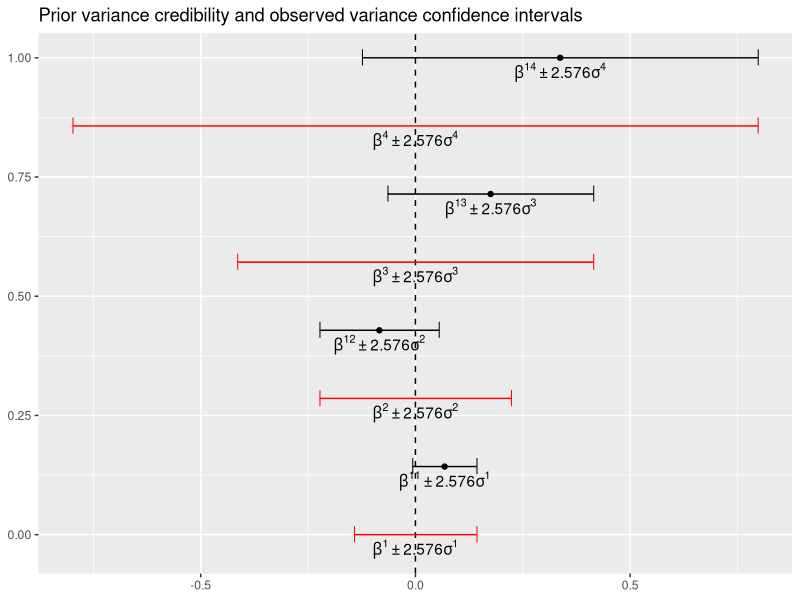

Source code (R):
## ---- chunk 1

beta0<- 0
beta1<- c(0.090,0.140,1.090,1.781)
var1<- c(0.029,0.054,0.093,0.179)
var1<- var1^2
pi0<- rep(1/3,3)

## ---- chunk 2

## variance of prior 
## REFERENCE : Combining Statistical evidence from several Studies , Kuiper et al, page 9 (69-70) and Figure 2.
#beta  = vector of parameter estimates where beta[i] is for ith study 
#sigma  = vector of standard errors where sigma[i] is for ith study 

prior.var<- function(beta,sigma, percent = 99){
  #setup
  data<- matrix(0, ncol = 2 , nrow = length(beta))
  percent<- (percent / 100)
  percent<- percent + (1-percent)/2
  multiplier<- qnorm(percent)
  # get min/max
  data[,1]<- beta - sigma*multiplier
  data[,2]<- beta + sigma*multiplier
  
  bounds<- abs(data)
  output <- apply(X = bounds,MARGIN = 1,max)
  output <- ((output / multiplier))^2 
  output
}


## ---- chunk 3

var0<- prior.var(beta1,sigma = sqrt(var1))
var0

## ---- chunk 4

## Unconstrained posterior parameters 
## REFERENCE : Combining Statistical evidence from several Studies , Kuiper et al, page 9 (70) .


u.post.param<- function(prior.beta,prior.var,data.beta,data.var){

  beta.var<- 1/ ((1/prior.var)  + (1/data.var)) 
  beta.tilda<-(prior.beta * (1/prior.var)  + data.beta * (1/data.var))*beta.var
  
  out<- rbind(beta.tilda,beta.var)
  rownames(out)<- c("u.beta.post","u.var.post")
  out
}

## ---- chunk 5

u.post.variables <- u.post.param(prior.beta = beta0,prior.var = var0,data.beta = beta1,data.var = var1) 
u.post.variables
u.post.variables <- u.post.param(beta0,var0,beta1,var1) 
beta1.post<- u.post.variables[1,]
var1.post<- u.post.variables[2,]
## ---- chunk 6
## Unconstrained posterior proportions and Unconstrained prior proportions 
## REFERENCE : Combining Statistical evidence from several Studies , Kuiper et al, page 72.
sampl.data2<- function(n,prior.mean,posterior.mean,prior.sd,posterior.sd,hypothesis = 1){
  if(hypothesis == "1"){
    "%a%" = function(x,y){x > y}
  } else { 
    "%a%" = function(x,y) {
      x < y
    }
  }
  
  n.post<- length(posterior.mean)
  Cm<- Fm<- names.vec<- rep(0,n.post)

  Cm[]<- 0.5
  
  for(i in 1:n.post){
    Fm[i]<- mean(ifelse(rnorm(n,posterior.mean[i],posterior.sd[i]) %a% prior.mean , 1 , 0))
    
    names.vec[i]<- paste("prob.post",i,sep = "")
    
  }
  
  out<- matrix(0,ncol = (n.post), nrow = 2)
  rownames(out)<- c("Fm","Cm")
  colnames(out)<- names.vec
  out[2,]<- Cm
  out[1,]<- Fm
  out
}

## ---- chunk 7
temp.proportions<- sampl.data2(n = 100000 ,prior.mean =  0, posterior.mean = beta1.post, prior.sd = sqrt(var0) , posterior.sd = sqrt(var1.post),hypothesis = 1)
temp.proportions
## ---- chunk 8
## Calculating unconstrained Bayes Factors. 
## REFERENCE : Combining Statistical evidence from several Studies , Kuiper et al, page 72.

BF.mu.func<- function(prior.mean,posterior.mean,sd.prior,sd.posterior,n = 1000){
  #BF_0u NULL
  n.studies<- length(posterior.mean)
  name.vec<- rep(NA,n.studies)
  for(i in 1:n.studies){
    name.vec[i]<- paste0("study",i)
  }
  BF.0u<- rep(0,n.studies)
  for( i in 1:n.studies){
    BF.0u[i]<- dnorm(prior.mean,posterior.mean[i],sd.posterior[i])/dnorm(prior.mean,prior.mean,sd.prior[i]) 
  }
  
  ## Run sampler for BF.1u
  temp.proportions<- sampl.data2(n,prior.mean,posterior.mean,sd.prior,sd.posterior,hypothesis = 1)
  # BF_1u in the case m = > 
  
  ### CHECK 
  BF.1u<- temp.proportions[1,] /  temp.proportions[2,]
  
  # BF.2u in the case m = <
  
  BF.2u<- (1 - temp.proportions[1,]) / temp.proportions[2,]
  ### CHECK 
 
  out<- rbind(BF.0u,BF.1u,BF.2u)
  rownames(out)<- c("H:0","H:>","H:<")
  colnames(out)<- name.vec
  out
}

## ---- chunk 9
BF.mu<- BF.mu.func(prior.mean =  0, posterior.mean = beta1.post,sd.prior = sqrt(var0) , sd.posterior = sqrt(var1.post),n = 100000 )
BF.mu
## ---- chunk 10
### Posterior Model Probabilities for Hm  = pi1
# single update 
pi0.to.1<- function(pi0,BF){
  # Pi0 are the prior Model Probabilities and BF are the Bayes factors BF.mu for a single study
  # Careful not to use the whole matrix of BF's here !
  
  out<- (pi0*BF) / sum(pi0*BF) 
  out
}
## ---- chunk 11
pi0.to.1(pi0,BF.mu[,1])
## ---- chunk 12
## Updating evidence : 
# step 1 find pi.0m.t where t is the study number

pi.0m.t.func<- function(pi0,BF.mu){
  pmp.t<- BF.mu
  pmp.t[,1]<- pi0.to.1(pi0,BF.mu[,1]) 
  
  for(i in 2:ncol(BF.mu)){
    pmp.t[,i]<- pi0.to.1(pmp.t[,i-1],BF.mu[,i])
  }
  names.vec<- rep(0, ncol(BF.mu))
  for(i in 1:ncol(BF.mu)){
    names.vec[i]<- paste0("PMP", i )
  }
  colnames(pmp.t)<- names.vec
  pmp.t 
}

## ---- chunk 13
pi.0m.t.func(pi0,BF.mu)
## ---- chunk 14

PMP.func<- function(beta1, var1,pi0,beta0, sd.mult = 1){
  var0<- prior.var(beta1,sigma = sqrt(var1))
  var0<-var0*sd.mult

  u.post.variables <- u.post.param(prior.beta = beta0,prior.var = var0,data.beta = beta1,data.var = var1) 
  beta1.post<- u.post.variables[1,]
  var1.post<- u.post.variables[2,]

  BF.mu<- BF.mu.func(prior.mean =  0, posterior.mean = beta1.post,sd.prior = sqrt(var0) , sd.posterior = sqrt(var1.post),n = 100000 )
  
  PMP<- pi.0m.t.func(pi0 = pi0,BF.mu = BF.mu)
  PMP
}

## ---- chunk 15
beta0<- 0
var1<- c(0.029,0.054,0.093,0.179)
var1<- var1^2
#No effect
beta1<- c(0.007,0.014,0.078,0.151)
NEvar0<- prior.var(beta1,sigma = sqrt(var1))

#Small effect
beta1<- c(0.045,-0.084,0.175,0.337)
SEvar0<- prior.var(beta1,sigma = sqrt(var1))

#Mixed Effect 1 
beta1<- c(0.055,-0.102,0.153,0.151)
ME1var0<- prior.var(beta1,sigma = sqrt(var1))

### mixed effect 2 
beta1<- c(0.068,-0.084,0.175,0.337)
ME2var0<- prior.var(beta1,sigma = sqrt(var1))

### mixed effect 3 
beta1<- c(0.009,-0.084,0.175,0.337)
ME3var0<- prior.var(beta1,sigma = sqrt(var1))

## ---- chunk 16
##Sigma 
# No effect page 76

beta1<- c(0.007,0.014,0.078,0.151)

NEhalf<- PMP.func(beta1,var1,pi0,beta0 = 0,0.5)[,4]
NEone<- PMP.func(beta1,var1,pi0,beta0 = 0,1)[,4]
NEtwo<- PMP.func(beta1,var1,pi0,beta0 = 0,2)[,4]

# small effect

beta1<- c(0.045,0.084,0.175,0.337)
SEhalf<- PMP.func(beta1,var1,pi0,beta0 = 0,sd.mult = 0.5)[,4]
SEone<- PMP.func(beta1,var1,pi0,beta0 = 0,sd.mult = 1)[,4]
SEtwo<- PMP.func(beta1,var1,pi0,beta0 = 0,sd.mult = 2)[,4]

# Mixed effect page 76
beta1<- c(0.055,-0.102,0.153,0.151)
ME1half<-PMP.func(beta1,var1,pi0,beta0 = 0,sd.mult = 0.5)[,4]
ME1one<-PMP.func(beta1,var1,pi0,beta0 = 0,sd.mult = 1)[,4]
ME1two<-PMP.func(beta1,var1,pi0,beta0 = 0,sd.mult = 2)[,4]

### mixed effect 2 
beta1<- c(0.068,-0.084,0.175,0.337)
ME2half<-PMP.func(beta1,var1,pi0,beta0 = 0,sd.mult = 0.5)[,4]
ME2one<-PMP.func(beta1,var1,pi0,beta0 = 0,sd.mult = 1)[,4]
ME2two<-PMP.func(beta1,var1,pi0,beta0 = 0,sd.mult = 2)[,4]

### mixed effect 3 
beta1<- c(0.009,-0.084,0.175,0.337)
ME3half<-PMP.func(beta1,var1,pi0,beta0 = 0,sd.mult = 0.5)[,4]
ME3one<-PMP.func(beta1,var1,pi0,beta0 = 0,sd.mult = 1)[,4]
ME3two<-PMP.func(beta1,var1,pi0,beta0 = 0,sd.mult = 2)[,4]



## ---- chunk 17
library(ggplot2)
## ---- chunk 18
plot.prior.var<-function(beta,sigma,percent = 99){
  n.studies<- length(beta)
  
  data<- matrix(0, ncol = 2 , nrow = n.studies)
  y<- seq(0,1,length.out = 2*n.studies)
  y1<-y[seq_along(y)%% 2 == 0]
  y2<-y[seq_along(y)%% 2 != 0]
  percent<- (percent / 100)
  percent<- percent + (1-percent)/2
  multiplier<- qnorm(percent)
  # get min/max
  data[,1]<- beta - sigma*multiplier
  data[,2]<- beta + sigma*multiplier
  bounds<- abs(data)
  output <- apply(X = bounds,MARGIN = 1,max)
  
  X3<- 0 - output
  X4 <-0 + output
  
  data<- data.frame(data,X3,X4, y1,y2,beta)
  
  p<- ggplot(data, aes(X1,y1))
  p<-p+ geom_point(aes(X1,y1), shape = 124,size = 4) + geom_point(aes(X2,y1),shape = 124,size = 4) 
  p<- p+ geom_vline(xintercept = 0,linetype = 2 )
  p<- p + geom_segment(aes(x =X1, y = y1 , xend = X2, yend = y1))
  p<-p+ geom_point(aes(X3,y2),col = "red" ,shape = 124,size = 4) + geom_point(aes(X4,y2), col = "red",shape = 124,size = 4) 
  p<- p + geom_segment(aes(x =X3, y = y2 , xend = X4, yend = y2),col = "red")
  p<- p + geom_point(aes(beta,y1))
  p<- p+geom_text(aes(beta,y1,label = paste("beta" , "^",1,1:n.studies,"*", "'' %+-% '' ","*", round(multiplier,3),"*","sigma","^",1:4, sep = "")),parse = TRUE,nudge_y = -0.03)
  p<- p+geom_text(aes(rep(0,4),y2,label = paste("beta" , "^",1:n.studies,"*", "'' %+-% '' ","*", round(multiplier,3),"*","sigma","^",1:4, sep = "")),parse = TRUE,nudge_y = -0.03)
  p<- p + xlab(NULL) + ylab(NULL)
  p<-p+ ggtitle("Prior variance credibility and observed variance confidence intervals")
  p
}
## ---- chunk 19
beta1<- c(0.068,-0.084,0.175,0.337)
sig1<- c(0.029,0.054,0.093,0.179)
plot.prior.var(beta1,sigma = sig1)
